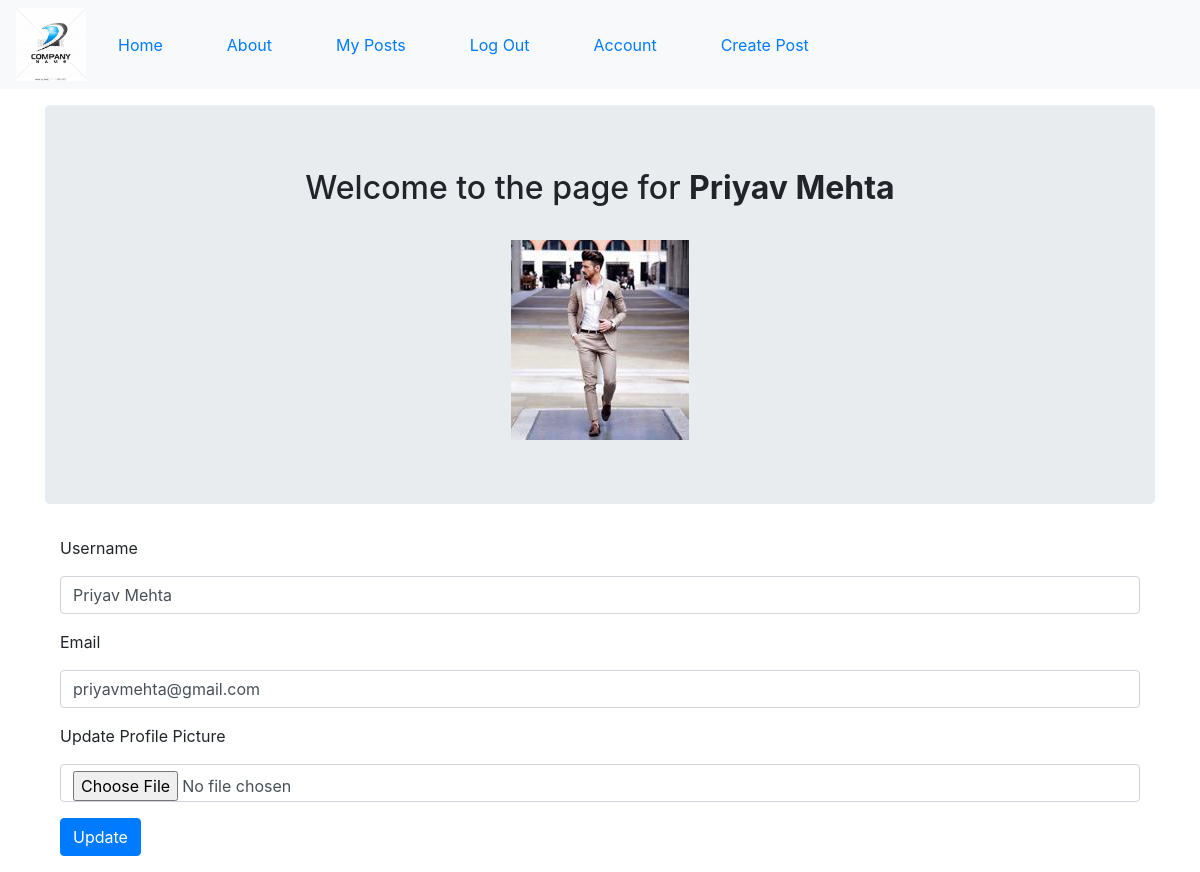
/account (signed in), run on the app's committed database.
### company_blog/models.py (models this page shows, shortened)
class User(db.Model,UserMixin):
	__tablename__ = 'users'
	id = db.Column(db.Integer,primary_key = True)
	profile_image = db.Column(db.String(64),default = 'default_image.jpg')
	email = db.Column(db.String(64),unique = True,index = True)
	username = db.Column(db.String(64),unique = True,index = True)
	password_hash = db.Column(db.String(128))
	posts = db.relationship('BlogPost',backref = 'author',lazy = True)

### company_blog/users/views.py (the view)
@users.route('/account',methods = ['GET','POST'])
@login_required
def account():
    form = UpdateUserForm()
    if form.validate_on_submit():
        print("am here also")
        if form.picture.data:
            print("am here")
            username = current_user.username
            pic = add_profile_pic(form.picture.data,username)
            current_user.profile_image = pic
        current_user.username = form.username.data
        current_user.email = form.email.data
        print(form.username.data)
        print(form.email.data)
        db.session.commit()
        flash('User Account Updated!!')
        return redirect(url_for('users.account'))
    elif request.method == 'GET':
        form.username.data = current_user.username
        form.email.data = current_user.email
    else:
        print('errored')
    profile_image = url_for('static',filename='profile_pics/'+current_user.profile_image)
    return render_template('account.html',profile_image = profile_image,form = form)

### company_blog/users/forms.py
class UpdateUserForm(FlaskForm):
	email = StringField('Email',validators=[DataRequired(),Email()])
	username = StringField('Username',validators=[DataRequired()])
	picture = FileField('Update Profile Picture')
	submit = SubmitField('Update')

### company_blog/models.py (called while the page is built)
@login_manager.user_loader
def load_user(user_id):
	return User.query.get(user_id)

### company_blog/templates/account.html (shortened to what this page needs)
{% extends 'base.html' %}
{% block content %}
    <div class="jumbotron">
        <div align='center'>
            <h2>Welcome to the page for <b>{{current_user.username}}</b></h2>
            <br>
            <img align ='center' src="{{url_for('static',filename='profile_pics/'+current_user.profile_image)}}" alt="">
        </div>
    </div>
    <div class="container">
        <form method="POST" action="" enctype="multipart/form-data">
            <div class="form-group">
                {{form.username.label(class="form-group")}}
                {{form.username(class="form-control")}}
            </div>
            <div class="form-group">
                {{form.email.label(class="form-group")}}
                {{form.email(class="form-control")}}
            </div>
            <div class="form-group">
                {{form.picture.label(class="form-group")}}
                {{form.picture(class="form-control")}}
            </div>
            <div class="form-group">
                {{form.submit(class="btn btn-primary")}}
            </div>
        </form>
    </div>
{% endblock %}

### data on the page
User: username "Priyav Mehta", profile_image (picture), email "priyavmehta@gmail.com"
